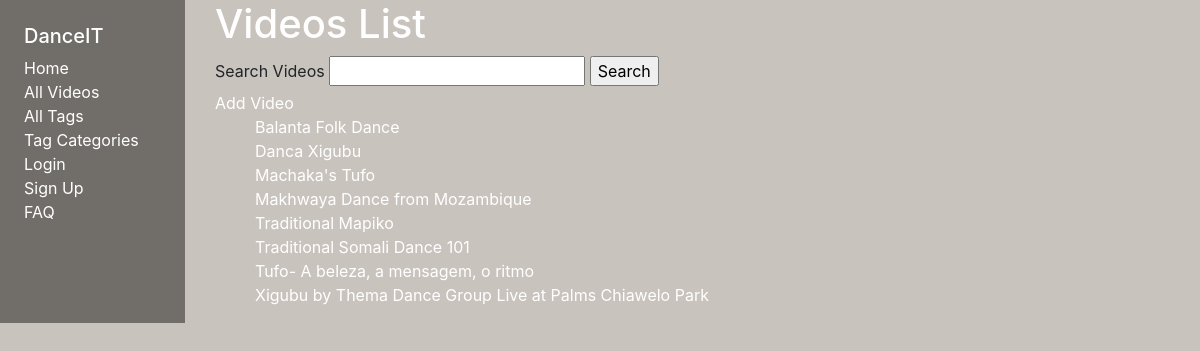
Page /main/videos/ on the earlier database version.
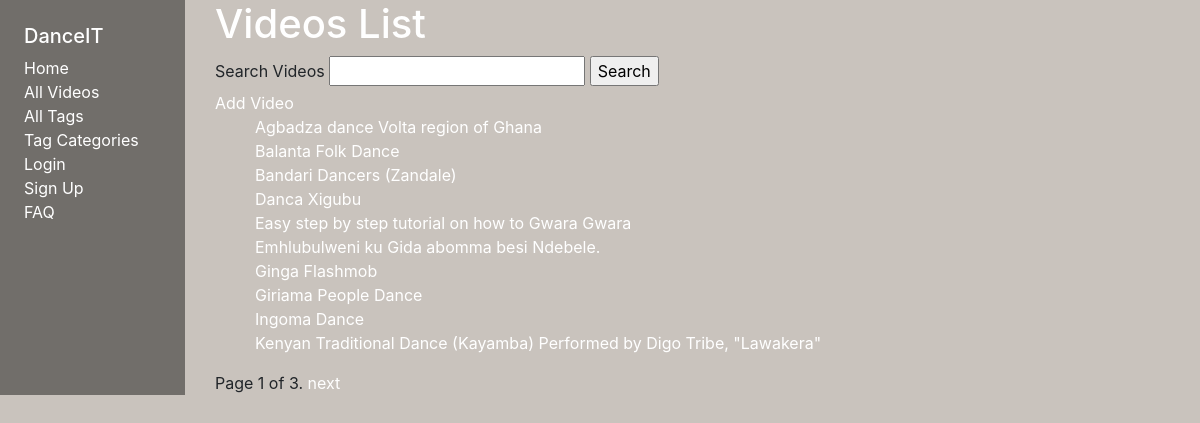
Same page on the later database version.
### main/models.py (models this page shows, shortened)
class Video(models.Model):
  name = models.CharField(max_length=100)
  url = models.URLField()
  """Local time used because users will be all over the world"""
  tags = models.ManyToManyField("Tag", blank=True)
  user = models.ForeignKey(
      User, on_delete=models.SET_NULL, null=True, blank=True)
  class Meta:
      ordering = ['name']
  def get_absolute_url(self):
    return reverse('video-detail', args=[str(self.id)])

### main/views.py (the view)
# urls.py: path('videos/', views.VideoListView.as_view(), name='videos'),
class VideoListView(generic.ListView): # View class that gets and displays video list.
    model = Video
    paginate_by = 10
    def get_queryset(self): #Filter results by input query.
      query = self.request.GET.get('query', None)
      if query:
        return Video.objects.filter(name__icontains=query)
      else:
        return Video.objects.all()

### main/templates/main/video_list.html
{% extends "base_generic.html" %}
{% load filters %}
{% block content %}
<h1>Videos List</h1>
<form action="." method="get">
  <label for="query">Search Videos</label>
  <input type="text" name="query" id="query">
  <input type="submit" value="Search">
</form>
<a href="{% url 'video_create'%}">Add Video</a>
{% if video_list %}
<ul>
  {% for video in video_list %}
  <li>
    <a href="{{ video.get_absolute_url }}">{{ video.name }}</a>
  </li>
  {% endfor %}
</ul>
{% else %}
<p>There are no videos here.</p>
{% endif %}
{% endblock %}

Differences in the rows shown:
no longer on this page (row edited): Video: name "Machaka's Tufo"
no longer on this page (row unchanged): Video: name "Makhwaya Dance from Mozambique"
no longer on this page (row unchanged): Video: name "Traditional Mapiko"
no longer on this page (row unchanged): Video: name "Traditional Somali Dance 101"
no longer on this page (row unchanged): Video: name "Tufo- A beleza, a mensagem, o ritmo"
no longer on this page (row unchanged): Video: name "Xigubu by Thema Dance Group Live at Palms Chiawelo Park"
added Video: name "Agbadza dance Volta region of Ghana"
added Video: name "Bandari Dancers (Zandale)"
added Video: name "Easy step by step tutorial on how to Gwara Gwara"
added Video: name "Emhlubulweni ku Gida abomma besi Ndebele."
added Video: name "Ginga Flashmob"
added Video: name "Giriama People Dance"
added Video: name "Ingoma Dance"
added Video: name "Kenyan Traditional Dance (Kayamba) Performed by Digo Tribe, \"Lawakera\""
Other differences:
{{ page_obj.number }}: (not shown) → "1"
{{ page_obj.paginator.num_pages }}: (not shown) → "3"
text now shown: "Page of . next"
